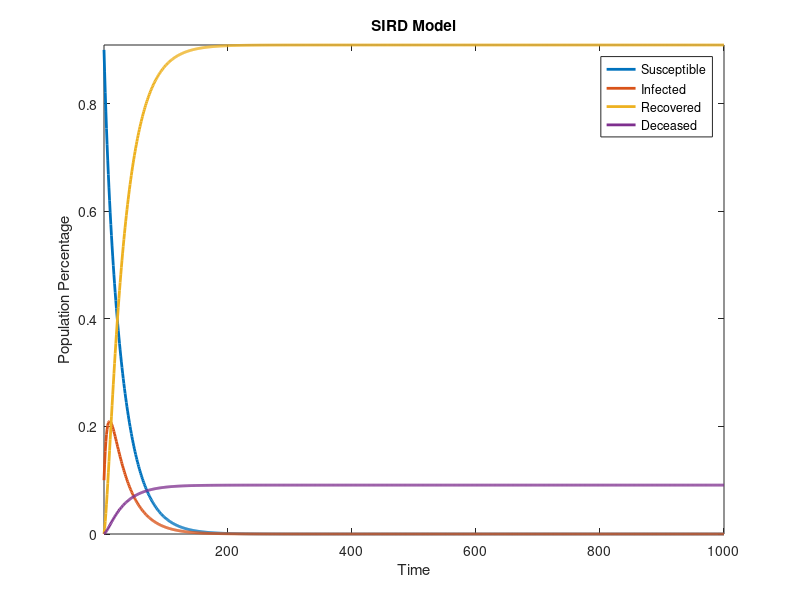

The MATLAB script that drew this image:
% The following matrix implements the SIR dynamics example from Chapter 9.3
% of the textbook.
A = [0.95, 0.04, 0, 0; 0.05, 0.85, 0, 0; 0, 0.1, 1, 0; 0, 0.01, 0, 1];

% The following matrix is needed to use the lsim function to simulate the
% system in question
B = zeros(4, 1);

% initial conditions (i.e., values of S, I, R, D at t = 0).
x0 = [0.9, 0.1, 0, 0];

% Here is a compact way to simulate a linear dynamical system.
% Type 'help ss', 'help lsim', etc., to learn about how these functions work!!
sys_sir_base = ss(A, B, eye(4), zeros(4, 1), 1);
Y = lsim(sys_sir_base, zeros(1000, 1), linspace(0, 999, 1000), x0);

% plot the output trajectory
plot(Y, 'LineWidth', 2);
axis tight;
title('SIRD Model');
legend('Susceptible', 'Infected', 'Recovered', 'Deceased');
xlabel('Time');
ylabel('Population Percentage');